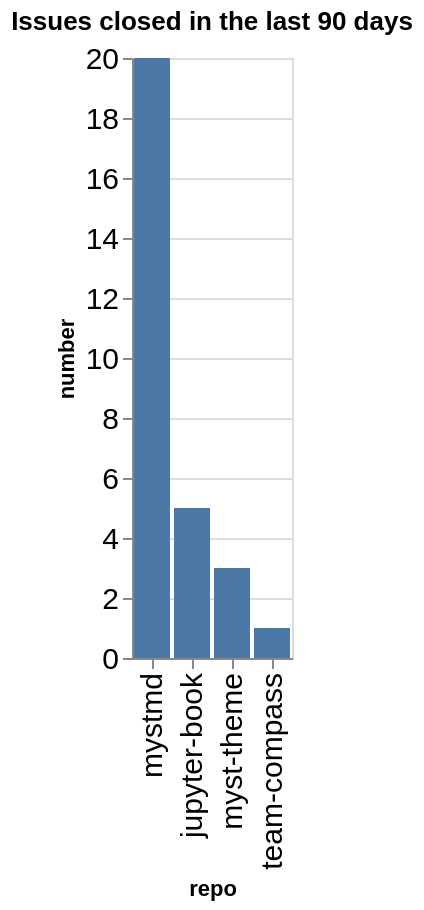

The notebook cell this image was saved under:
### Code cell
closed_counts = closed.groupby(['org', 'repo']).count()['number'].reset_index()
closed_counts['org/repo'] = closed_counts.apply(lambda a: a['org'] + '/' + a['repo'], axis=1)
sorted_vals = closed_counts.sort_values(['number'], ascending=False)['repo'].values
alt.Chart(data=closed_counts, title=f"Issues closed in the last {n_days} days").mark_bar().encode(
    x=alt.X('repo', sort=alt.Sort(sorted_vals.tolist())),
    y='number',
)

### Figure 1 — Vega-Lite specification as saved in the notebook (floating-point values rounded to 4 significant figures)
{"config": {"axisLeft": {"labelFontSize": 15}, "axisBottom": {"labelFontSize": 15}}, "data": {"name": "data-2f4a41b8aeaec5d196362db22d99985f"}, "mark": {"type": "bar"}, "encoding": {"x": {"field": "repo", "sort": ["mystmd", "jupyter-book", "myst-theme", "team-compass"], "type": "nominal"}, "y": {"field": "number", "type": "quantitative"}}, "title": "Issues closed in the last 90 days", "$schema": "https://vega.github.io/schema/vega-lite/v5.20.1.json", "datasets": {"data-2f4a41b8aeaec5d196362db22d99985f": [{"org": "jupyter-book", "repo": "jupyter-book", "number": 5, "org/repo": "jupyter-book/jupyter-book"}, {"org": "jupyter-book", "repo": "myst-theme", "number": 3, "org/repo": "jupyter-book/myst-theme"}, {"org": "jupyter-book", "repo": "mystmd", "number": 20, "org/repo": "jupyter-book/mystmd"}, {"org": "jupyter-book", "repo": "team-compass", "number": 1, "org/repo": "jupyter-book/team-compass"}]}}
